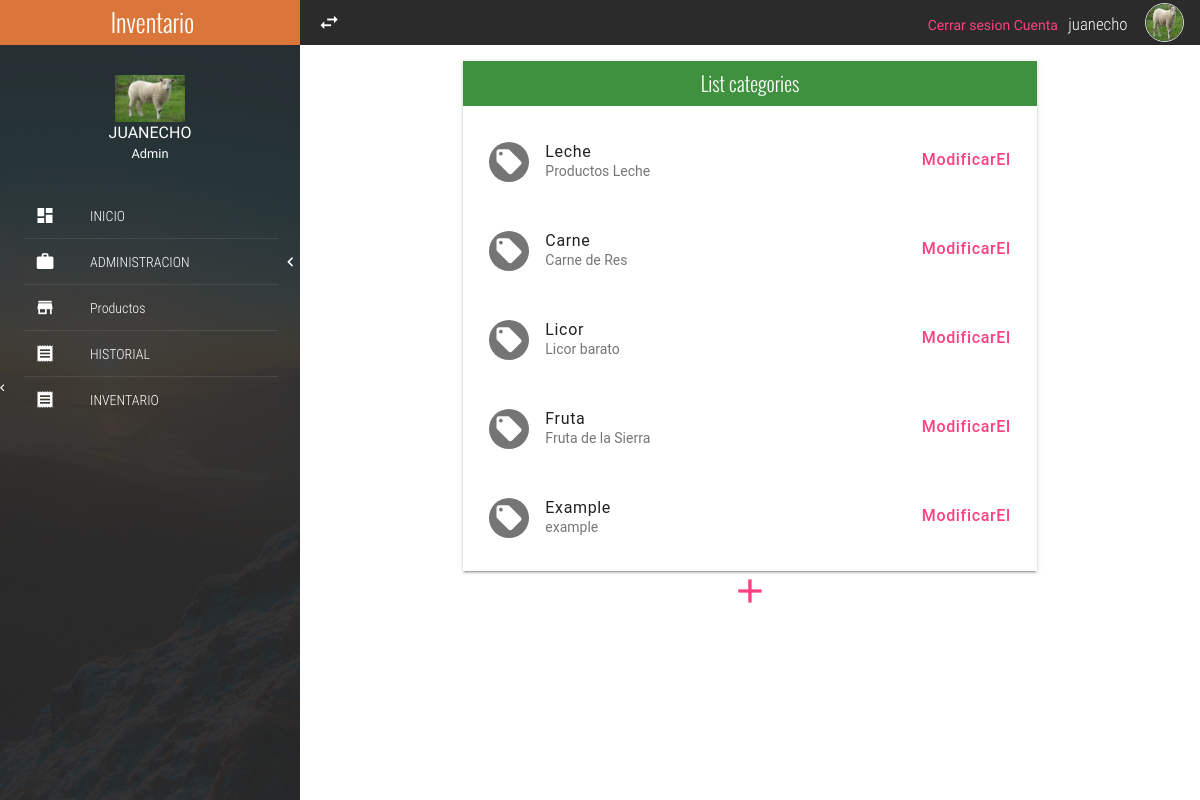
Page /category/ (signed in) on the committed database.
### accounts/models.py (models this page shows, shortened)
class Account(models.Model):
    user = models.OneToOneField(User, on_delete=models.CASCADE)
    photo = models.ImageField(default='default.jpg',upload_to='profile_pics')

### categoria/models.py (models this page shows, shortened)
class Category(models.Model):
	name = models.CharField(max_length = 50)
	desc = models.CharField(max_length = 150)

### categoria/views.py (the view)
# urls.py: path('category/', categories, name='category'),
def categories(request):
	cats = Category.objects.all()
	return render(request, 'categoria/categorias.html', {'cats':cats})

### categoria/templates/categoria/categorias.html
{% extends 'index.html' %}
{% block content %}
	<div class="mdl-tabs__panel" id="tabListCategory">
				<div class="mdl-grid">
					<div class="mdl-cell mdl-cell--4-col-phone mdl-cell--8-col-tablet mdl-cell--8-col-desktop mdl-cell--2-offset-desktop">
						<div class="full-width panel mdl-shadow--2dp">
							<div class="full-width panel-tittle bg-success text-center tittles">
								List categories
							</div>
							<div class="full-width panel-content">
								{% for cat in cats %}
								<div class="mdl-list">
									<div class="mdl-list__item mdl-list__item--two-line">
										<span class="mdl-list__item-primary-content">
											<i class="zmdi zmdi-label mdl-list__item-avatar"></i>
											<span>{{cat.name}}</span>
											<span class="mdl-list__item-sub-title">{{cat.desc}}</span>
										</span>
										<a class="mdl-list__item-secondary-action" href="{% url 'modificarCategoria' cat.id %}">Modificar</a>
										<a class="mdl-list__item-secondary-action" href="{% url 'eliminarCategoria' cat.id %}"> El</a>
									</div>
									<li class="full-width divider-menu-h"></li>
								</div>
								{% endfor %}
							</div>
						</div>
						<p class="text-center">
							<a href="{% url 'crearCategoria' %}"
								style="font-size: 40px;"
							>
							<i class="zmdi zmdi-plus"></i></a>
						</p>
					</div>
				</div>
			</div>
{% endblock %}

### templates/index.html (shortened to what this page needs)
{% load static %}
<!DOCTYPE html>
<html lang="es">
<head>
	<link rel="stylesheet" href="http://cdn.jsdelivr.net/npm/bootstrap@4.1.3/dist/css/bootstrap.min.css">
	<link rel="stylesheet" href="{% static 'css/normalize.css' %}">
	<link rel="stylesheet" href="{% static 'css/sweetalert2.css' %}">
	<link rel="stylesheet" href="{% static 'css/material.min.css' %}">
	<link rel="stylesheet" href="{% static 'css/material-design-iconic-font.min.css' %}">
	<link rel="stylesheet" href="{% static 'css/jquery.mCustomScrollbar.css' %}">
	<link rel="stylesheet" href="{% static 'css/main.css' %}">
</head>
<body>
	<section class="full-width navLateral">
		<div class="full-width navLateral-bg btn-menu"></div>
		<div class="full-width navLateral-body">
			<div class="full-width navLateral-body-logo text-center tittles">
				 Inventario
			</div>
			<figure class="full-width navLateral-body-tittle-menu">
				<div>
					<img src="{{ user.account.photo.url }}" alt="Avatar" class="img-responsive">
				</div>
				<figcaption>
					<span>
						{{ user.username | upper }}<br>
						<small>Admin</small>
					</span>
				</figcaption>
			</figure>
			<nav class="full-width">
				<ul class="full-width list-unstyle menu-principal">
					<li class="full-width">
						<a href="{% url 'homePage' %}" class="full-width">
							<div class="navLateral-body-cl">
								<i class="zmdi zmdi-view-dashboard"></i>
							</div>
							<div class="navLateral-body-cr">
								INICIO
							</div>
						</a>
					</li>
					<li class="full-width divider-menu-h"></li>
					<li class="full-width">
						<a href="#" class="full-width btn-subMenu">
							<div class="navLateral-body-cl">
								<i class="zmdi zmdi-case"></i>
							</div>
							<div class="navLateral-body-cr">
								ADMINISTRACION
							</div>
							<span class="zmdi zmdi-chevron-left"></span>
						</a>
					</li>
					<li class="full-width divider-menu-h"></li>
					<li class="full-width">
						<a href="{% url 'listProduct' %}" class="full-width">
							<div class="navLateral-body-cl">
								<i class="zmdi zmdi-store"></i>
							</div>
							<div class="navLateral-body-cr">
								Productos
							</div>
						</a>
					</li>
					<li class="full-width divider-menu-h"></li>
					<li class="full-width">
						<a href="{% url 'historial' %}" class="full-width">
							<div class="navLateral-body-cl">
								<i class="zmdi zmdi-receipt"></i>
							</div>
							<div class="navLateral-body-cr">
								HISTORIAL
							</div>
							<span class="zmdi zmdi-chevron-left"></span>
						</a>
					</li>
					<li class="full-width divider-menu-h"></li>
					<li class="full-width">
						<a href="{% url 'inventory' %}" class="full-width">
							<div class="navLateral-body-cl">
								<i class="zmdi zmdi-receipt"></i>
							</div>
							<div class="navLateral-body-cr">
								INVENTARIO
							</div>
						</a>
					</li>
				</ul>
			</nav>
		</div>
	</section>
	<section class="full-width pageContent">
		<div class="full-width navBar">
			<div class="full-width navBar-options">
				<i class="zmdi zmdi-swap btn-menu" id="btn-menu"></i>
				<nav class="navBar-options-list">
					<ul class="list-unstyle">
						<a href="{% url 'logout' %}">Cerrar sesion</a>
						<a href="{% url 'account' %}">Cuenta</a>
						<li class="text-condensedLight noLink" ><small>{{user.username}}</small></li>
						<li class="noLink">
							<figure >
								<img  src="{{ user.account.photo.url }}" alt="Avatar" class="img-responsive">
							</figure>
						</li>
					</ul>
				</nav>
			</div>
		</div>
		{% block content %}{% endblock %}
	</section>
</body>
</html>

### static/css/main.css (style rules this page uses)
:root { --color-text: #3F51B5; --primary-color: #2B2B2C; --acent-color: #DB763B; }
html, body { width: 100%; height: 100%; margin: 0; padding: 0; font-size: 16px; font-family: "RobotoRegular"; position: relative; background-color: #fff; }
.text-condensedLight { font-family: "RobotoCondensedLight"; }
.text-center { text-align: center; }
.tittles { font-family: "OswaldLight"; }
.full-width { margin: 0; padding: 0; width: 100%; box-sizing: border-box; }
.list-unstyle { margin: 0; padding: 0; list-style: none; box-sizing: border-box; }
.img-responsive { width: 100%; height: auto; }
.divider-menu-h { height: 0; border-top: 1px solid rgba(255, 255, 255, .09); width: 85%; margin: 0 auto; }
.mdl-list__item-avatar { line-height: 40px; text-align: center; font-size: 30px; }
.panel { height: auto; }
.panel-tittle { height: 45px; display: block; line-height: 45px; color: #fff; font-size: 20px; }
.panel-content { display: block; padding: 10px; }
.bg-success { background-color: #3f903f !important; }
.navBar { background-color: var(--primary-color); height: 45px; color: #fff; }
.navBar-options { line-height: 45px; height: 45px; position: absolute; width: 100%; top: 0; right: 0; padding: 0; transition: all .3s ease-in-out; }
.navBar-options .btn-menu, .navBar-options-list { line-height: 45px; position: absolute; top: 0; height: 45px; margin: 0; padding: 0; }
.navBar-options .btn-menu { width: 40px; left: 0; font-size: 23px; cursor: pointer; user-select: none; text-align: center; outline: none; margin-left: 9px; }
.navBar-options-list { right: 9px; }
.navBar-options-list .noLink { cursor: inherit !important; }
.navBar-options-list ul { height: 45px; }
.navBar-options-list ul li { height: 45px; line-height: 45px; cursor: pointer; display: inline-block; padding: 0 7px; font-size: 21px; -moz-user-select: none; -webkit-user-select: none; -ms-user-select: none; }
.navBar-options-list ul li { outline: none; }
.navBar-options-list ul li figure, .navBar-options-list ul li figure img { margin: 0; padding: 0; padding-top: 0; margin-top: 0; box-sizing: border-box; }
.navBar-options-list ul li figure { height: 45px; }
.navBar-options-list ul li figure img { border: 1px solid #E1E1E1; border-radius: 50%; width: 39px; height: 39px; margin-bottom: 3px; }
.navLateral, .navLateral-body, .navLateral-bg { position: absolute; top: 0; height: 100%; }
.navLateral { left: 0; width: 300px; z-index: 100; transition: all .3s ease-in-out; background-image: url("../assets/img/FontNavLateral.jpg"); background-size: cover; color: #fff; overflow: hidden; }
.navLateral-body { z-index: 82; left: 0; padding-bottom: 30px; background-color: rgba(43, 43, 44, .9); }
.navLateral-body-logo { height: 45px; line-height: 45px; color: #fff; width: 100%; font-size: 25px; background-color: var(--acent-color); }
.navLateral-body-cl, .navLateral-body-cr { box-sizing: border-box; height: 77px; float: left; margin: 0; padding: 0; position: relative; }
.navLateral-body-cl { width: 30%; }
.navLateral-body-cr { width: 70%; font-family: "RobotoCondensedLight"; }
.navLateral-body-tittle-menu { text-align: center; padding: 30px 0; }
.navLateral-body-tittle-menu img { max-width: 70px; }
.menu-principal li, .menu-principal li a { display: block; }
.menu-principal li a { height: 45px; color: #fff; position: relative; transition: all .3s ease-in-out; }
.menu-principal li a div.navLateral-body-cl, .menu-principal li a div.navLateral-body-cr { height: 45px; line-height: 45px; }
.menu-principal li a div.navLateral-body-cl { text-align: center; font-size: 20px; }
.btn-subMenu span { position: absolute; top: 0; right: 7px; line-height: 45px; height: 45px; font-size: 19px; }
.pageContent { padding-left: 300px; width: 100%; height: 100%; overflow: hidden; z-index: 77; background-color: #fff; transition: all .3s ease-in-out; }

### rows in the picture
Category: name "Leche", desc "Productos Leche"
Category: name "Carne", desc "Carne de Res"
Category: name "Licor", desc "Licor barato"
Category: name "Fruta", desc "Fruta de la Sierra"
Category: name "Example", desc "example"

### other values in the picture
{{ user.username | upper }} "JUANECHO"
{{ user.username }} "juanecho"
